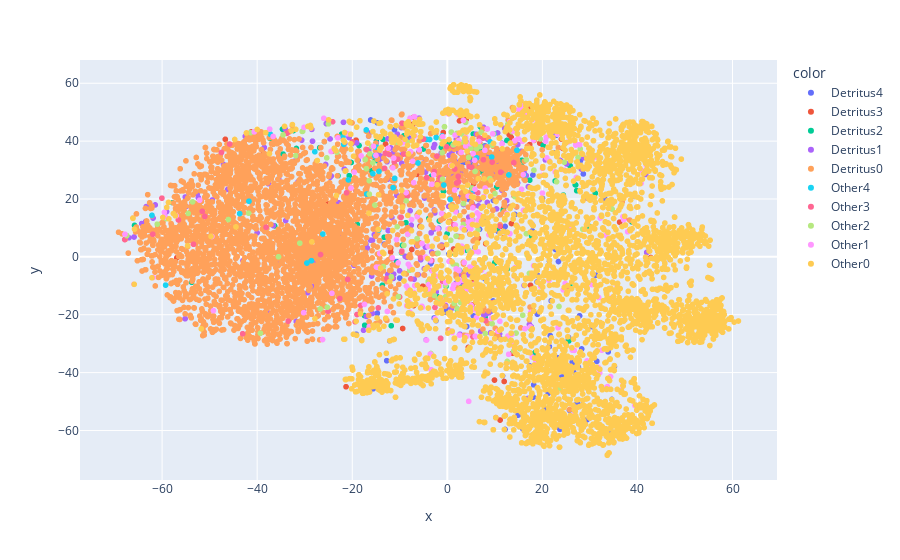

Here is the notebook cell this chart was saved with:
### Code cell
fig = px.scatter(x=df['densenet_x'], y=df['densenet_y'], color=color)
fig.show()
